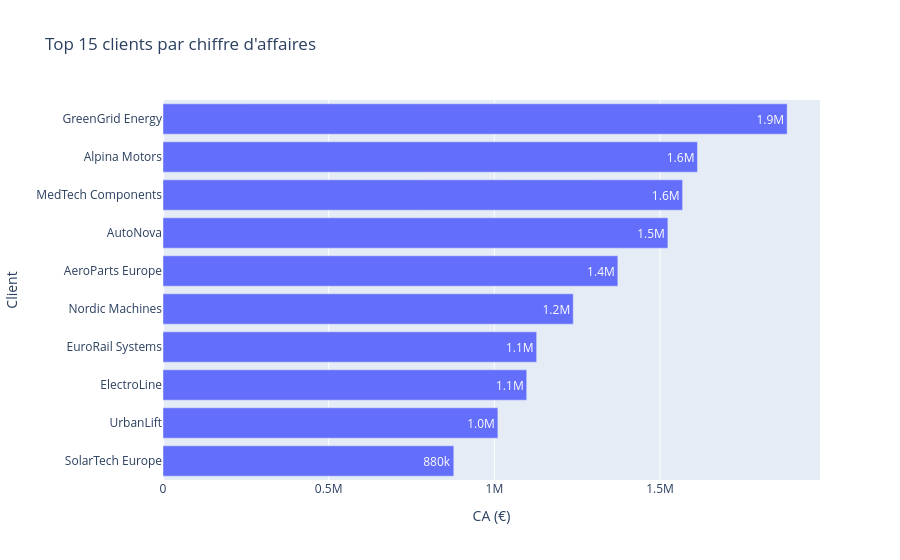

Notebook code for this chart:
### Markdown cell above
## 2. Top clients
Table `silver_top_clients`

### Code cell
df = load("silver_top_clients")
name_col = first_existing(df, ["client_name", "name", "company_name", "client_id"])

top = df.sort_values("revenue_eur", ascending=False).head(15)

fig = px.bar(
    top, x="revenue_eur", y=name_col, orientation="h",
    title="Top 15 clients par chiffre d'affaires",
    labels={"revenue_eur": "CA (€)", name_col: "Client"},
    text_auto=".2s",
)
fig.update_layout(yaxis=dict(categoryorder="total ascending"))
fig.show()

### Figure 1 — Plotly figure (JSON) as saved in the notebook; plotly's stock layout.template omitted (floating-point values rounded to 4 significant figures)
{"data": [{"hovertemplate": "CA (€)=%{x}<br>Client=%{y}<extra></extra>", "legendgroup": "", "marker": {"color": "#636efa", "pattern": {"shape": ""}}, "name": "", "orientation": "h", "showlegend": false, "textposition": "auto", "texttemplate": "%{x:.2s}", "type": "bar", "x": [1884000.0, 1613000.0, 1568000.0, 1524000.0, 1373000.0, 1238000.0, 1128000.0, 1098000.0, 1011000.0, 877600.0], "xaxis": "x", "y": ["GreenGrid Energy", "Alpina Motors", "MedTech Components", "AutoNova", "AeroParts Europe", "Nordic Machines", "EuroRail Systems", "ElectroLine", "UrbanLift", "SolarTech Europe"], "yaxis": "y"}], "layout": {"barmode": "relative", "legend": {"tracegroupgap": 0}, "title": {"text": "Top 15 clients par chiffre d'affaires"}, "xaxis": {"anchor": "y", "domain": [0, 1], "title": {"text": "CA (€)"}}, "yaxis": {"anchor": "x", "categoryorder": "total ascending", "domain": [0, 1], "title": {"text": "Client"}}}}
